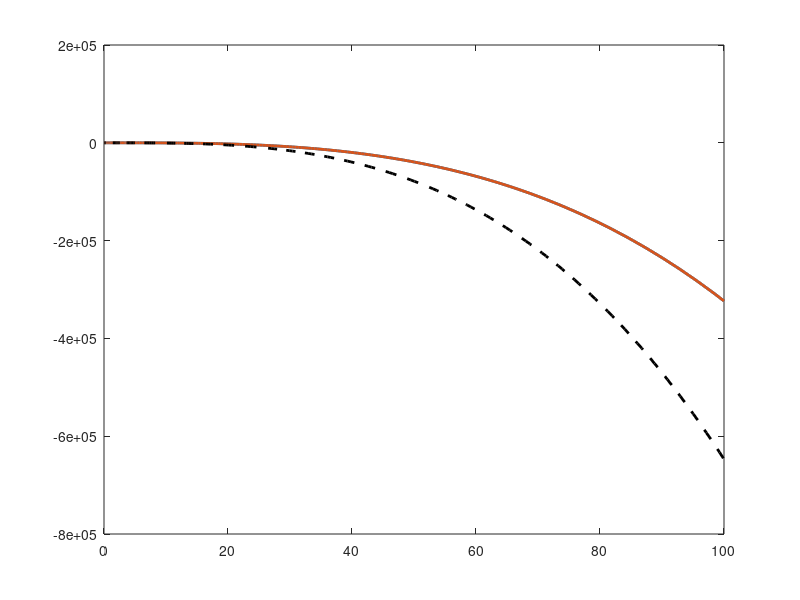

This figure's MATLAB source:
eps=0.08;
a=0.5;
b=0.2;

dVdt=@(v,w) v-(1/3)*v^3-w
dWdt=@(v,w) eps(v+a-b*w)


% solve system
[T,X] = ode45(dVdt,[0,100],[a,b]);
figure(1); clf; hold on; box on;
plot(T,X,'LineWidth',2);
plot(T,sum(X,2),'--k','LineWidth',2);

%legend('G', 'J', 'GE','sum');